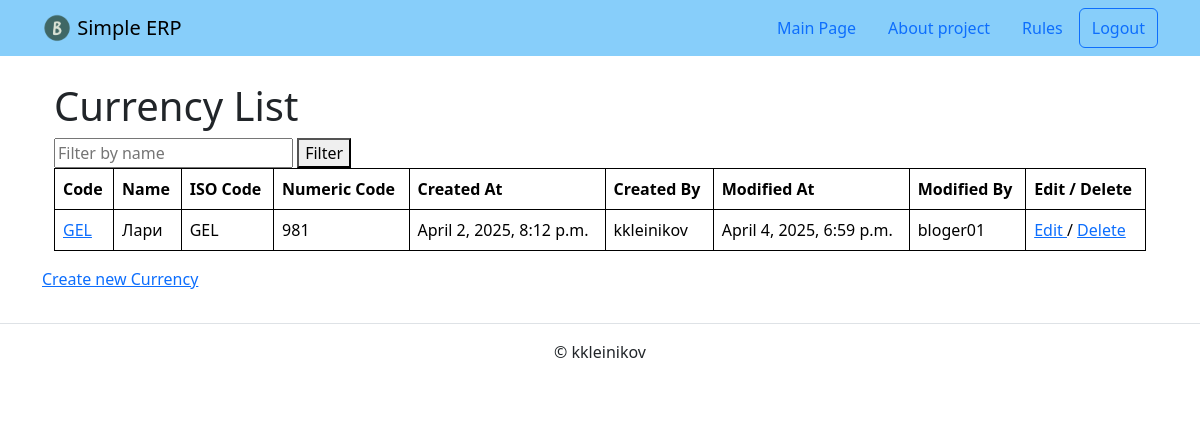
/currency/ (signed in), run on an earlier commit of the app's database.
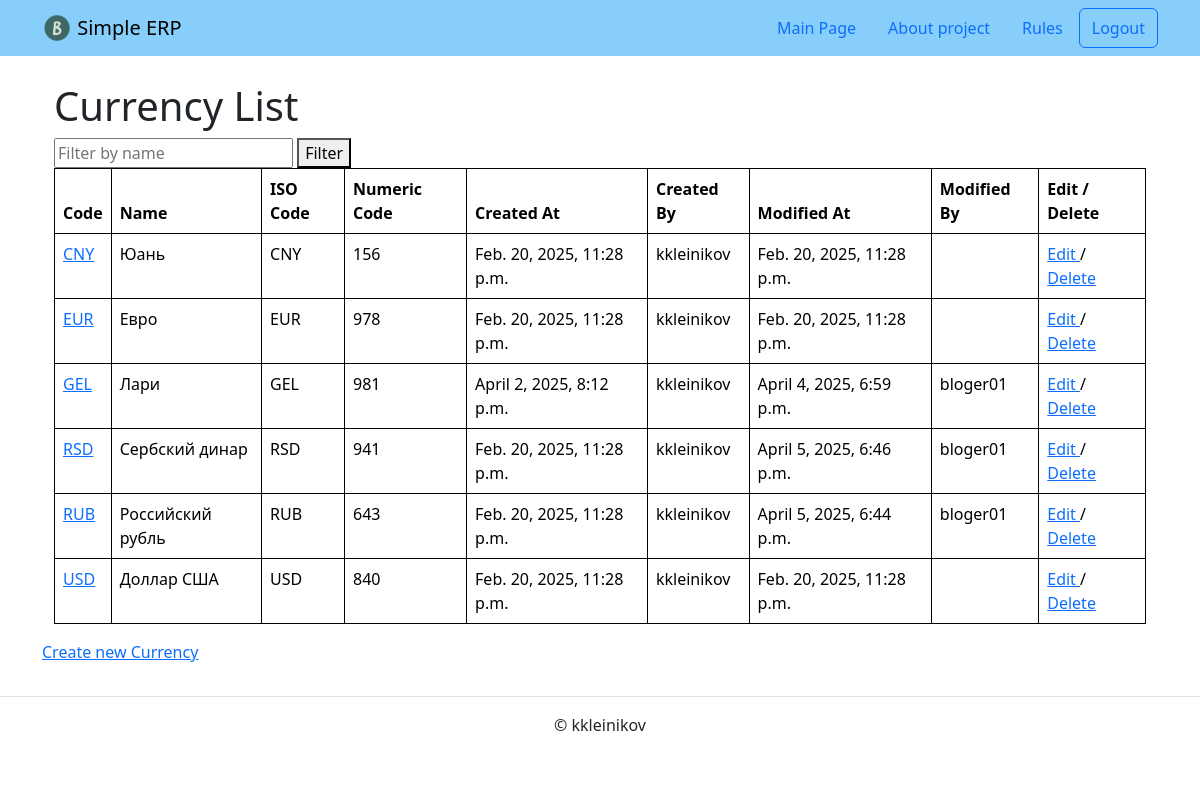
And on a later commit of the database.
### common/models.py (models this page shows, shortened)
class Currency(AuditTrailModel, NoteModel):
    code = models.CharField(
        primary_key=True,
        max_length=3,
        unique=True,
        null=False,
        verbose_name='Currency Code',
    )
    name = models.CharField(
        max_length=30,
        verbose_name='Short Description',
    )
    iso_code = models.CharField(
        max_length=3,
        unique=True,
        verbose_name='ISO',
    )
    numeric_code = models.PositiveSmallIntegerField(
        default=0,
    )
    class Meta:
        ordering = ['code']
        verbose_name = 'Currency'
        verbose_name_plural = 'Currencies'

### common/views.py (the view)
class CurrencyListView(LoginRequiredMixin, ListView):
    model = Currency
    paginate_by = PAGINATOR_VALUE
    def get_queryset(self):
        queryset = super().get_queryset()
        text_of_filter = self.request.GET.get('filter_by_name')
        if text_of_filter:
            queryset = queryset.filter(name__icontains=text_of_filter)
        return queryset

### templates/common/currency_list.html (shortened to what this page needs)
{% extends "base.html" %}
{% block content %}
  <head>
  </head>
  <body>
    <div class="container" style="margin-top: 10px">
      <h1>Currency List</h1>
      <form method="get" action="{% url 'common:currency_list' %}">
        <input type="text" name="filter_by_name" placeholder="Filter by name" value="{{ request.GET.filter_by_name }}">
        <button type="submit">Filter</button>
      </form>
      <table class="table">
        <thead class="thead-dark">
          <tr style="background-color: lightgreen">
            <th scope="col">Code</th>
            <th scope="col">Name</th>
            <th scope="col">ISO Code</th>
            <th scope="col">Numeric Code</th>
            <th scope="col">Created At</th>
            <th scope="col">Created By</th>
            <th scope="col">Modified At</th>
            <th scope="col">Modified By</th>
            <th scope="col">Edit / Delete</th>
          </tr>
        </thead>
          <tbody>
            {% for currency in currency_list %}
            <tr>
              <td>
                <a href="{% url 'common:currency_detail' currency.code %}">
                  {{ currency.code }}
                </a>
              </td>
              <td>{{ currency.name }}</td>
              <td>{{ currency.iso_code }}</td>
              <td>{{ currency.numeric_code }}</td>
              <td>{{ currency.created_at }}</td>
              <td>{{ currency.created_by }}</td>
              <td>{{ currency.modified_at }}</td>
              <td>{{ currency.modified_by }}</td>
              <td>
                <a href="{% url 'common:currency_edit' currency.code %}">
                  Edit
                </a> /
                <a href="{% url 'common:currency_delete' currency.code %}">
                  Delete
                </a>
              </td>
            </tr>
            {% endfor %}
          </tbody>
      </table>
    </div>
    <div>
      <p>
        <a href="{% url 'common:currency_create' %}">Create new Currency</a>
      </p>
    </div>
  </body>
{% endblock %}

### templates/base.html (shortened to what this page needs)
{% load static %}
{% load django_bootstrap5 %}
<!DOCTYPE html>
<html lang="ru">
  <head>
    {% bootstrap_css %}
  </head>
  <body>
    {% include "includes/header.html" %}
    <main>
      <div class="container py-3">
        {% block content %}{% endblock %}
      </div>
    </main>
    {% include "includes/footer.html" %}
  </body>
</html>

### templates/includes/header.html (shortened to what this page needs)
{% load static %}
<header>
  <nav class="navbar navbar-light" style="background-color: lightskyblue">
    <div class="container">
      <a class="navbar-brand" href="{% url 'common:index' %}">
        <img src="{% static 'img/logo.png' %}" width="30" height="30" class="d-inline-block align-top" alt="">
        Simple ERP
      </a>
      {% with request.resolver_match.view_name as view_name %}
        <ul class="nav  nav-pills">
          <li class="nav-item">
            <a class="nav-link {% if view_name == 'common:index' %} text-white {% endif %}" href="{% url 'common:index' %}">
              Main Page
            </a>
          </li>
          <li class="nav-item">
            <a class="nav-link {% if view_name == 'help_pages:about' %} text-white {% endif %}" href="{% url 'help_pages:about' %}">
              About project
            </a>
          </li>
          <li class="nav-item">
            <a class="nav-link {% if view_name == 'help_pages:rules' %} text-white {% endif %}" href="{% url 'help_pages:rules' %}">
              Rules
            </a>
          </li>
          {% if user.is_authenticated %}
            <div class="btn-group" role="group" aria-label="Basic outlined example">
              <button type="button" class="btn btn-outline-primary"><a class="text-decoration-none text-reset"
                  href="{% url 'logout' %}">Logout</a></button>
            </div>
          {% endif %}
        </ul>
      {% endwith %}
    </div>
  </nav>
</header>

### templates/includes/footer.html
<footer class="border-top text-center py-3">
  <p>© kkleinikov</p>
</footer>

### templates/common/currency_list.html (style rules this page uses)
table, th, td { border: 1px solid black; border-collapse: collapse; }
th, td { padding: 5px; }

What changed in the data, as far as the page shows it:
added Currency: code "CNY", name "Юань", iso_code "CNY", numeric_code "156", created_at "Feb. 20, 2025, 11:28 p.m.", created_by "kkleinikov", modified_at "Feb. 20, 2025, 11:28 p.m."
added Currency: code "EUR", name "Евро", iso_code "EUR", numeric_code "978", created_at "Feb. 20, 2025, 11:28 p.m.", created_by "kkleinikov", modified_at "Feb. 20, 2025, 11:28 p.m."
added Currency: code "RSD", name "Сербский динар", iso_code "RSD", numeric_code "941", created_at "Feb. 20, 2025, 11:28 p.m.", created_by "kkleinikov", modified_at "April 5, 2025, 6:46 p.m.", modified_by "bloger01"
added Currency: code "RUB", name "Российский рубль", iso_code "RUB", numeric_code "643", created_at "Feb. 20, 2025, 11:28 p.m.", created_by "kkleinikov", modified_at "April 5, 2025, 6:44 p.m.", modified_by "bloger01"
added Currency: code "USD", name "Доллар США", iso_code "USD", numeric_code "840", created_at "Feb. 20, 2025, 11:28 p.m.", created_by "kkleinikov", modified_at "Feb. 20, 2025, 11:28 p.m."
